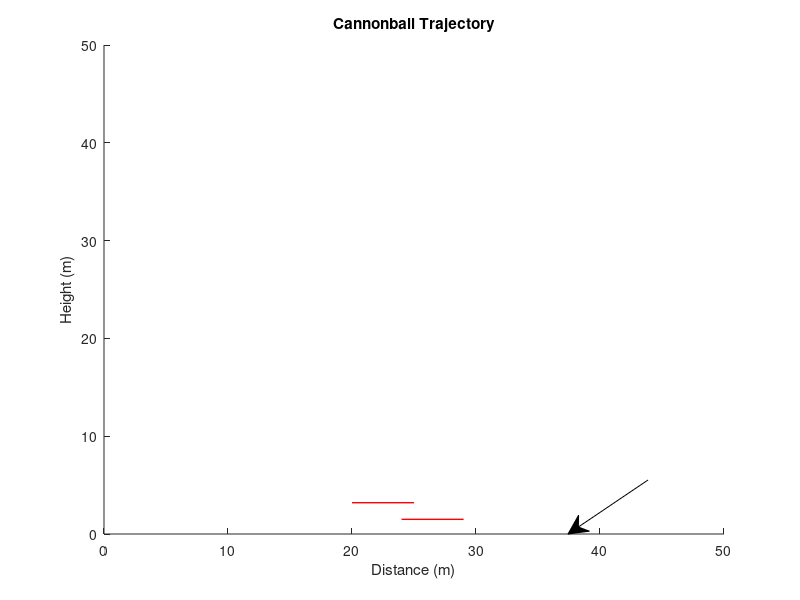

This chart was generated by the following MATLAB code: (Note: this script raises an error after producing the figure.)
%Cannonball program by Russell J Phelan, Physics 281 Fall 2014
%This program plots the trajectory of a cannonball (particle) 

clear all %clears all previous variables 
close all %closes all open plots

%global variables
g = 9.8; %in m/s^2

v_0 = 20; %in m/s

%calculate total time necessary for trajectories to complete, using v_0
t_f = 0; %initial value
yAt90 = [-4.9 v_0 0];
rootsAt90 = roots(yAt90);
j = 1;
while (j <= 2)
    if (rootsAt90(j) > t_f)
        t_f = rootsAt90(j);
    else
        j = j + 1;
    end
end
t_0 = 0; %starting time in send
t_inc = .1; %time increment in s (must be small enough for good plot resolution)

x_0 = 0; %initial x position of cannonball
y_0 = 0; %initial y position of cannonball

%draw axes and target. Labels target
axis([0 50 0 50]);
xlabel('Distance (m)');
ylabel('Height (m)');
title('Cannonball Trajectory');

line([24 29],[1.5 1.5],'Color','red','LineWidth',1); %creating target
line([20 25],[3.2 3.2],'Color','red','LineWidth',1); %creating target

xArrow = [.81 .71]; %both in units normalized to figure. 0<x<1.
yArrow = [.2 .11];  %
annotation('arrow',xArrow,yArrow); %draws arrow to target, with 'Target' label
text(170,20,'Target');

%tell user cannonball will be launched at v_0
%disp('Cannonball will be launched at 50m/s')
formatspec = 'Cannonball will be launched at %um/s\n';
fprintf(formatspec,v_0)

%main game loop
for i=1:5,
    %ask user the launch angle, in degrees
    thetaDeg = input('enter launch angle in degrees above the horizontal (greater than 0): \n angle = ');
    thetaRad = degtorad(thetaDeg); %converting to radians

    %find initial velocity components
    v_0x = v_0 * cos(thetaRad);
    v_0y = v_0 * sin(thetaRad);


    %creating time vector
    t = t_0:t_inc:t_f;

    %creating position vectors
    xPos = x_0 + v_0x*t; %no acceleration, ignoring air resistance
    yPos = y_0 + v_0y*t + (1/2)*(-g)*t.^2;

    %finding where cannonball will land
    root1 = (-v_0y + sqrt(v_0y^2 + 2*g*y_0))/(-g);%Together, these are the quadratic formula
    root2 = (-v_0y - sqrt(v_0y^2 + 2*g*y_0))/(-g);% 
    if (root1 > root2) %determines which root is greater; this is time when cannonball lands
        greaterRoot = root1;
    else
        greaterRoot = root2;
    end
    xHit = x_0 + v_0x*greaterRoot; %finds x position where cannonball hits ground

    %plotting trajectory
    hold on; %adds new trajectories to old plot
    plot(xPos,yPos)

    %check/tell user whether cannonball hit target
    if (xHit >= 140 && xHit <= 150)
        disp('You hit the target')
    else
        disp('You missed the target')
    end
end